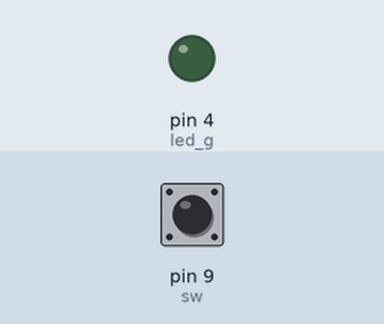
A program run on a simulated MicroPython board. Shown: output pins drawn as LEDs (lit = HIGH). Inputs (shaded band) come from the test bench; at power-on: pin 9 (sw) HIGH.

Above: at 1.2 s.
1.3 s: pin 9 (sw) pulled LOW for 0.15 s
At 1.8 s:
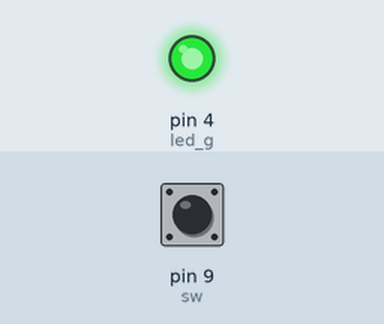
2.9 s: pin 9 (sw) pulled LOW for 1 s
At 4.2 s:
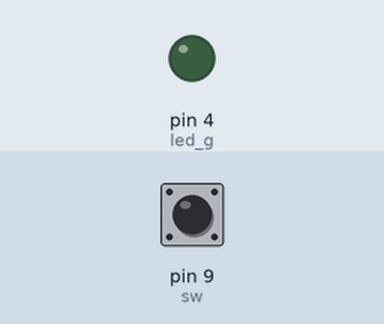
5.4 s: pin 9 (sw) pulled LOW for 3.2 s
At 6.2 s:
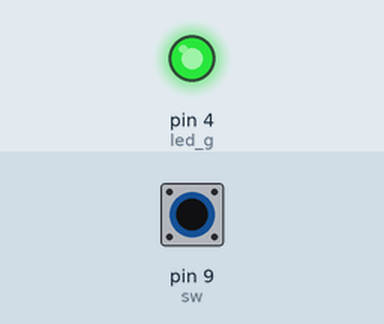
Timing chart, 0 to 8.4 s (numbered marks = the images above; inputs shaded):
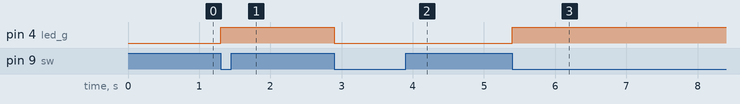

The program:

t004_2.py
```python
import machine

led_g = machine.Pin(4,machine.Pin.OUT)
sw = machine.Pin(9,machine.Pin.IN)

def handler_interrupt(pin):
    led_g.value(not led_g.value())
sw.irq(trigger=machine.Pin.IRQ_FALLING,handler=handler_interrupt)
```

Measured:
- after the input at 1.3 s, pin 4 (led_g): LOW → HIGH at once
- after the input at 2.9 s, pin 4 (led_g): HIGH → LOW at once
- after the input at 5.4 s, pin 4 (led_g): LOW → HIGH at once
